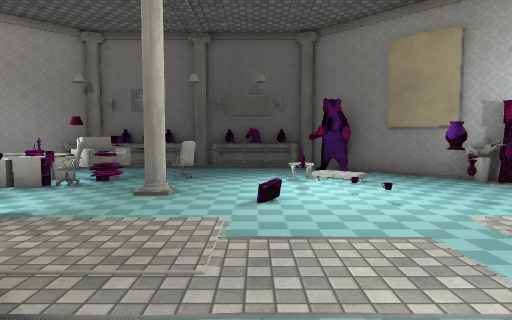
view 1 (above)

16 first-person views from a walk through a scene from a Unity 3-D project. The camera is 1.4 m above the floor, tilts 4° down and sees 75° across. Doors are open. The floor is counted in squares, 1 m on a side. Each view is taken from the middle of a square. On the plan, view 1 faces up. The plan holds only what a view shows up to about 15 squares ahead; the rest is blank. The place goes on beyond the plan. The player character is not drawn. Some surface patterns are stand-ins.

view 2
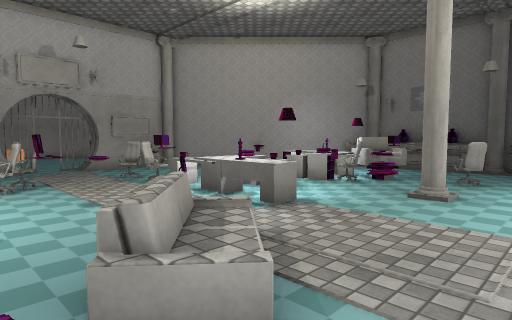

view 3
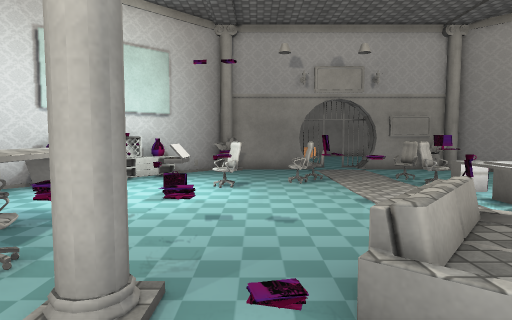

view 4
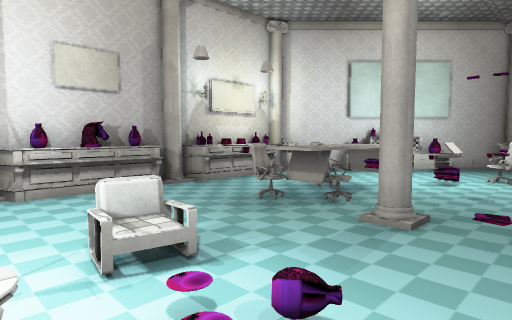

view 5
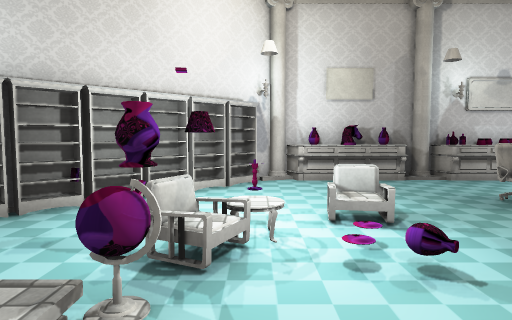

view 6
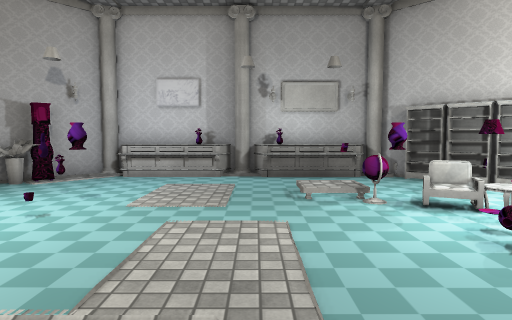

view 7
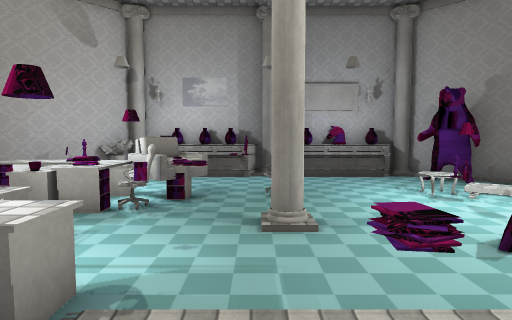

view 8
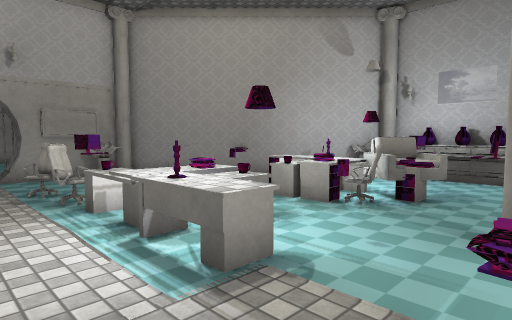

view 9
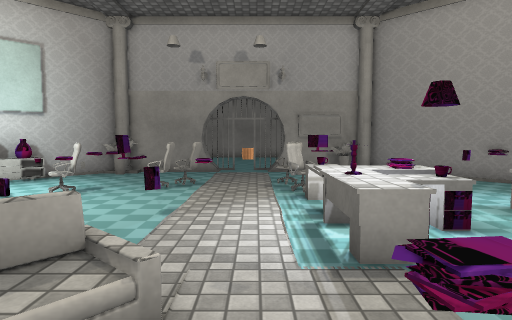

view 10
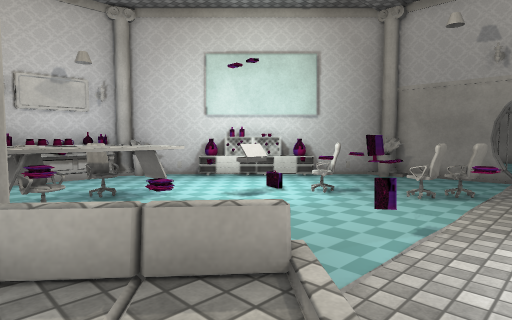

view 11
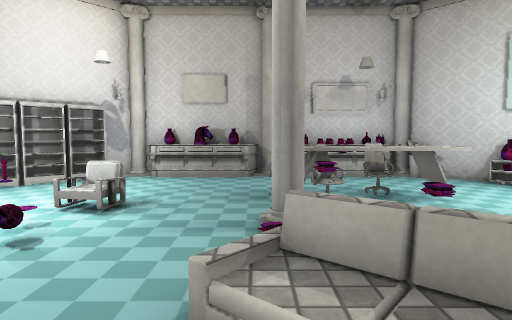

view 12
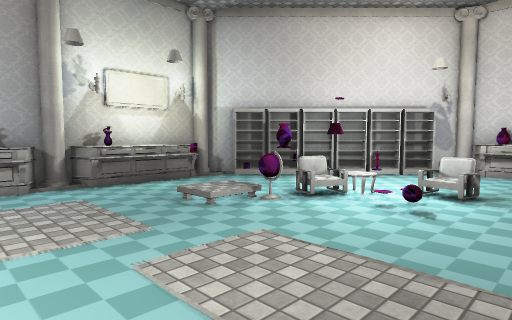

view 13
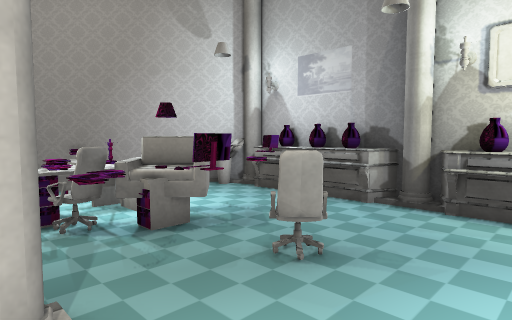

view 14
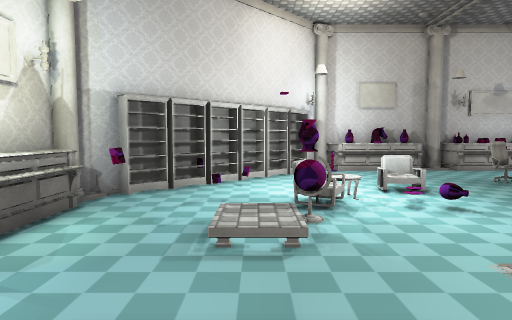

view 15
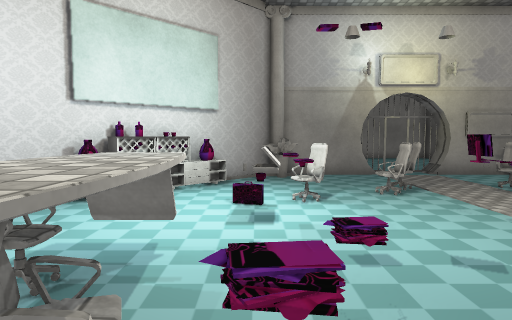

view 16
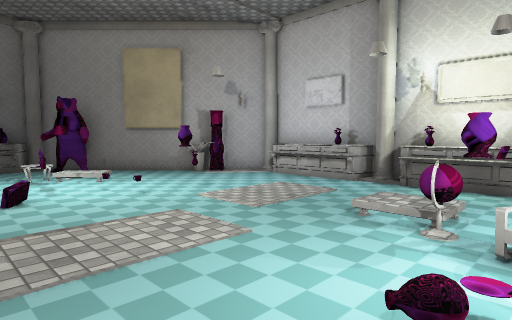

### Floor plan
Key: @ floor where view 1 was taken; # wall or solid block; . main floor; : floor 0.25 m higher than the main floor; / step, stairs or slope; D open door; = window, fence, low wall or low ledge; ^ raised ledge; P plant; I pillar; A vase; S statue; F sofa; C chair; R rug; T table; H shelf; M armchair; B bookshelf; O other object.
Columns run from 16 left of view 1 to 9 right of it. Each row starts with its distance up from view 1.
 15         PIAAAIIASOI#
 14        #..O.......SSS
 13       ## ..=.......SS#
 12      #    .F..........#
 11     ##.^^OFOFOC../#....#
 10       ..^^^C#....O//...PO
  9   #    #.^^.=............R
  8   I.    .....II..........I
  7   P....  ^O#........O....#
  6   O...O#^^^^.............#
  5  ##..CCO^^O^. R..........#
  4 .D........... ...........I
  3 .D......=................I
  2  #DDDCC..O..  O....../...#
  1  #DDD.C.......F.....T:...#
  0   DDD...........@...O.=O.#
 -1   IP==.C...^.II.....M....I
 -2   #....O.O.........OO...B#
 -3    #A.....TTTC...MM=...BB
 -4     AO....TCTCC.......BB
 -5      HH....C.C.......BB
 -6       AA............BB
 -7        #...........BB
 -8         PI#OOOIASAI#

Where each view was taken, in squares from view 1:
view 1: 0 up, 0 right, facing up
view 2: 0 up, 0 right, facing up-left
view 3: 0 up, 0 right, facing left
view 4: 1 up, 3 right, facing down-left
view 5: 3 up, 3 right, facing down
view 6: 3 up, 3 left, facing right
view 7: 3 up, 3 left, facing up
view 8: 3 up, 2 left, facing up-left
view 9: 4 up, 1 left, facing left
view 10: 4 up, 2 left, facing down-left
view 11: 4 up, 2 left, facing down
view 12: 6 up, 1 left, facing down-right
view 13: 8 up, 0 right, facing up-left
view 14: 6 up, 5 right, facing down
view 15: 2 down, 2 left, facing left
view 16: 1 down, 1 left, facing up-right
